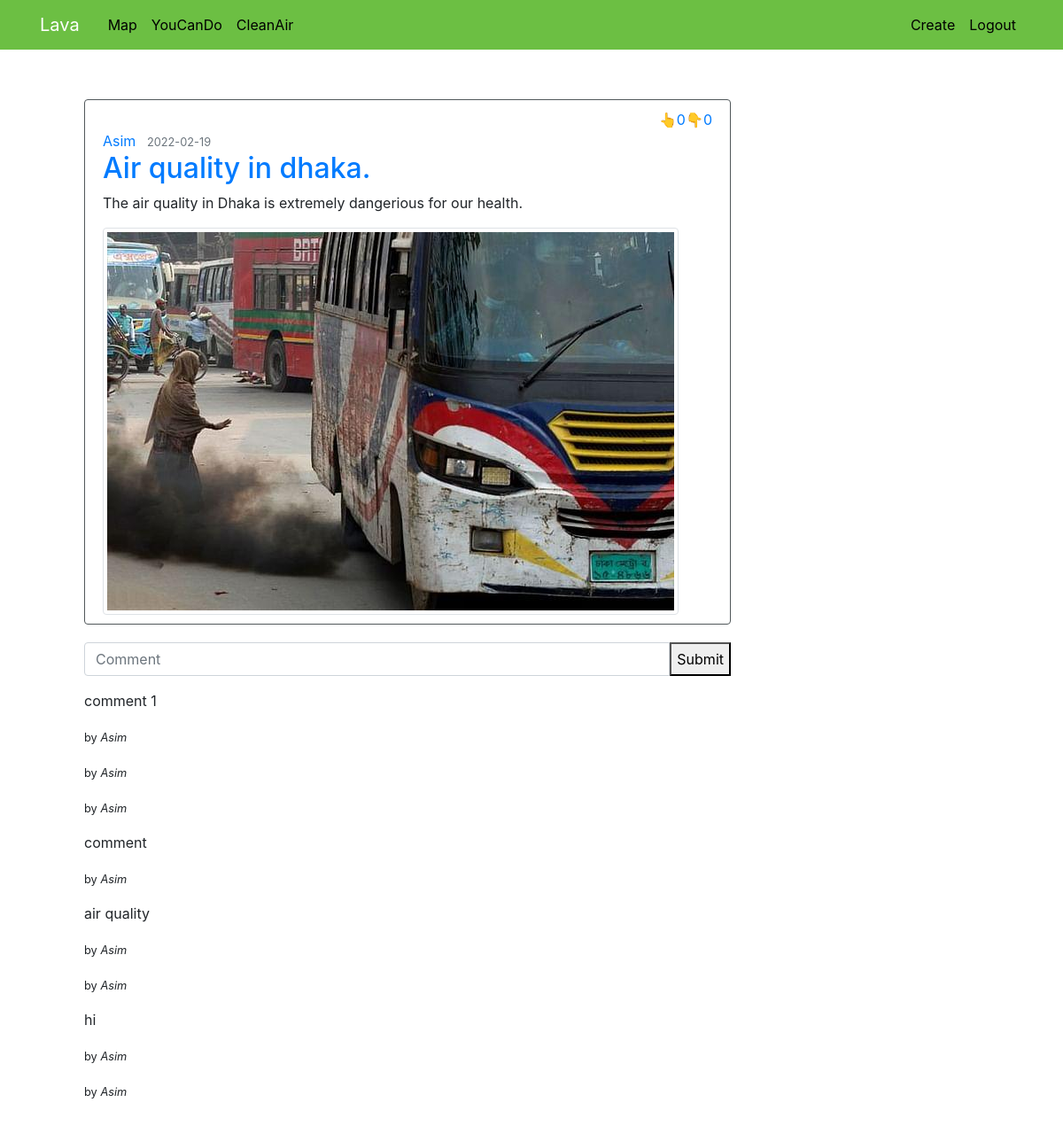
The app's page /post/2 (signed in) with its own data.
### lava/models/__init__.py (models this page shows, shortened)
class Post(db.Model):
    id = db.Column(db.Integer, primary_key=True)
    title = db.Column(db.String(100), nullable=False)
    date_posted = db.Column(db.DateTime,
        nullable=False, default=datetime.utcnow)
    content = db.Column(db.Text, nullable=False)
    image = db.Column(db.String(100), nullable=False,default='default.jpg')
    up = db.Column(db.Integer,nullable=False,default=0)
    down = db.Column(db.Integer,nullable=False,default=0)
    user_id = db.Column(db.Integer,
        db.ForeignKey('user.id',ondelete="CASCADE"), nullable=False)
    comments = db.relationship('Comment', backref='post', lazy=True)

class User(db.Model, UserMixin):
    id = db.Column(db.Integer, primary_key=True)
    name = db.Column(db.String(50),  nullable=False)
    email = db.Column(db.String(120), unique=True, nullable=False)
    gender = db.Column(db.String(1))
    date = db.Column(db.String(250))
    dp = db.Column(db.String(20))
    password = db.Column(db.String(60), nullable=False)
    posts = db.relationship('Post', backref='author', lazy=True)
    comments = db.relationship('Comment', backref='author', lazy=True)

class Comment(db.Model):
    id = db.Column(db.Integer, primary_key=True)
    content = db.Column(db.Text, nullable=False)
    date_commented = db.Column(db.DateTime,
        nullable=False, default=datetime.utcnow())
    user_id = db.Column(db.Integer,
        db.ForeignKey('user.id',ondelete="CASCADE"), nullable=False)
    post_id = db.Column(db.Integer,
        db.ForeignKey('post.id',ondelete="CASCADE"), nullable=False)

### lava/posts/routes.py (the view)
@posts.route('/post/<int:post_id>', methods=['GET', 'POST'])
@login_required
def post(post_id):
    post = Post.query.get_or_404(post_id)
    return render_template('post.html', title=post.title, post=post)

### lava/models/__init__.py (called while the page is built)
@login_manager.user_loader
def load_user(user_id):
    return User.query.get(int(user_id))

### lava/templates/post.html
{% extends "base.html" %}
{% block content %}
  <div>
      <article class="media content-section">
        <div class="media-body">
          <div class="vote">
            <div class="up">
              <a href="{{ url_for('posts.up_vote',post_id=post.id)}}">
              👆{{post.up}}
              </a>
            </div>
            <div class="down">
              <a href="{{ url_for('posts.down_vote',post_id=post.id)}}">
              👇{{post.down}}
              </a>
            </div>
          </div>
          <div class="article-metadata">
            <a class="mr-2" href="#">{{post.author.name}}</a>
            <small class="text-muted">{{post.date_posted.strftime('%Y-%m-%d')}}</small>
          </div>
          <h2>
            <a class="article-title" href="{{ url_for('posts.post',post_id=post.id) }}">{{post.title}}</a>
          </h2>
          <p class="article-content">{{post.content}}</p>
        <img
          class="article-img img-thumbnail"
          src="{{ url_for('static', filename='media/' + post.image) }}"
          alt="Post Image"
        >
        </div>
      </article>
  </div>
  <div>
    <form
      class="input-group"
      method="POST"
      action="/create_comment/{{post.id}}"
    >
      <input
        type="text"
        id="text"
        name="text"
        class="form-control"
        placeholder="Comment"/>
      <button
        type="submit"
        clas="btn btn-primary">
        Submit
      </button>
    </form>
  </div>
  <div>
      {% for comment in post.comments %}
        <div>
          </p>{{comment.content}}</p>
          <small>by <i>{{comment.author.name}}</i></small>
        </div>
      {% endfor %}
  </div>
{% endblock content %}

### lava/static/style/style.css (style rules this page uses)
body { margin-top: 5rem; background-color:#8A919966; background-color:#707A8C; background-color: white; }
.content-section { padding: 10px 20px; border: 1px solid #51585b; border-radius: 4px; margin-bottom: 20px; }
.up,.down { width: auto; }
a:link { text-decoration: none; }
.up a:link,.down a:link { text-decoration: none; }
.vote { display: flex; align-items: right; justify-content: right; }

### records on screen
Post: up "0", down "0", date_posted "2022-02-19", title "Air quality in dhaka.", content "The air quality in Dhaka is extremely dangerious for our health.", image (picture)
User: author.name "Asim"
Comment: content "comment 1", author.name "Asim"
Comment: author.name "Asim"
Comment: author.name "Asim"
Comment: content "comment", author.name "Asim"
Comment: content "air quality", author.name "Asim"
Comment: author.name "Asim"
Comment: content "hi", author.name "Asim"
Comment: author.name "Asim"
